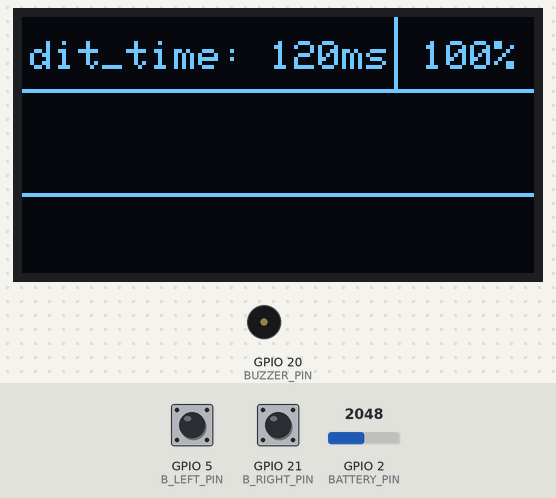
This program was run on a simulated Seeed XIAO ESP32-C3. Shown: 128×64 one-colour display, buzzer (waves = sounding). Inputs (shaded band) come from the test bench; at power-on: GPIO 5 (B_LEFT_PIN) LOW, GPIO 21 (B_RIGHT_PIN) LOW, GPIO 2 (BATTERY_PIN) = 2048.

Above: at 1.3 s.
1.4 s: GPIO 5 (B_LEFT_PIN) pulled HIGH for 0.15 s
At 3.2 s:
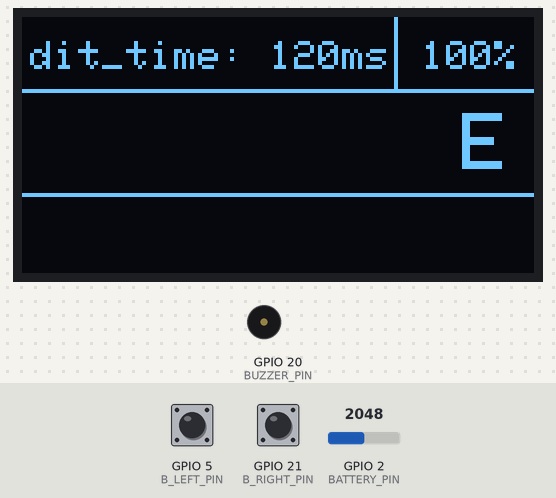
3.5 s: GPIO 21 (B_RIGHT_PIN) pulled HIGH for 1 s
At 5.2 s:
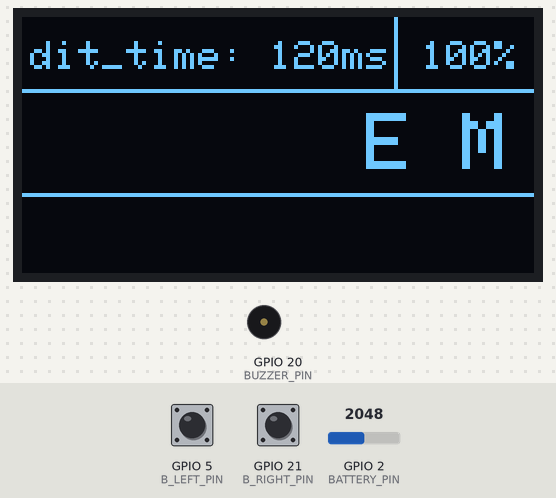
6.4 s: GPIO 5 (B_LEFT_PIN) pulled HIGH for 1 s
At 8.4 s:
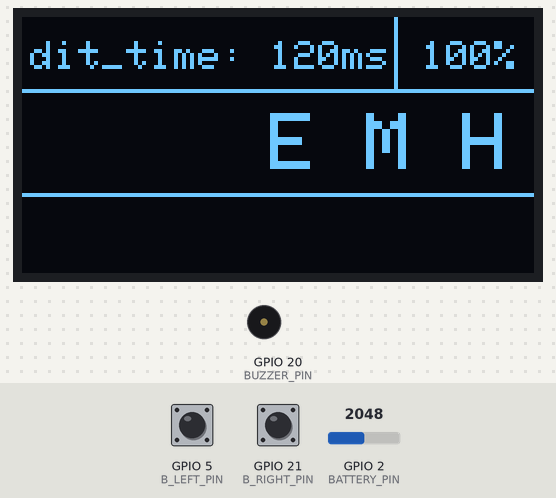
9.4 s: GPIO 5 (B_LEFT_PIN) pulled HIGH for 0.15 s
At 11.2 s:
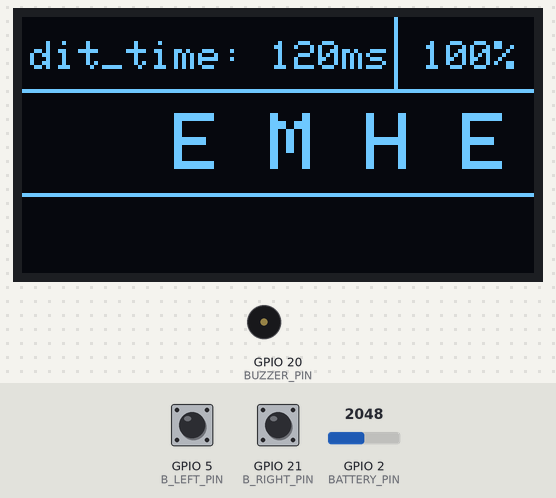
11.5 s: GPIO 5 (B_LEFT_PIN) pulled HIGH for 3.2 s
At 16.0 s:
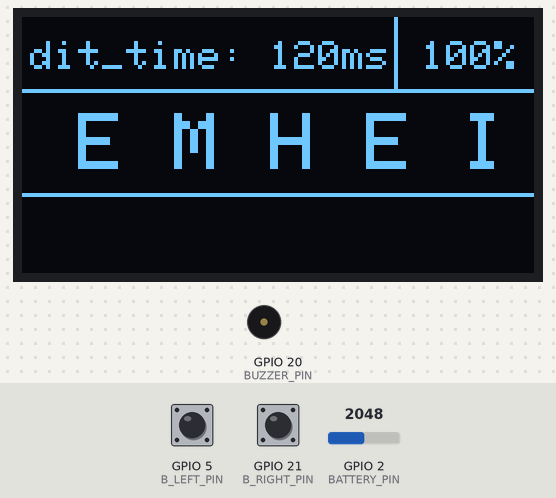
16.2 s: GPIO 21 (B_RIGHT_PIN) pulled HIGH for 0.15 s
At 18.1 s:
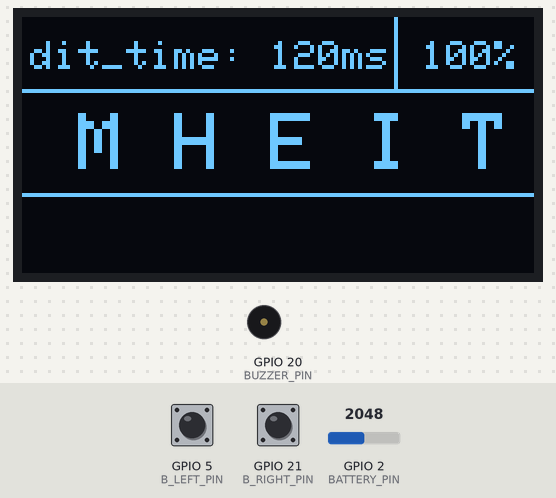
Timing chart, 0 to 19.0 s (numbered marks = the images above; inputs shaded):
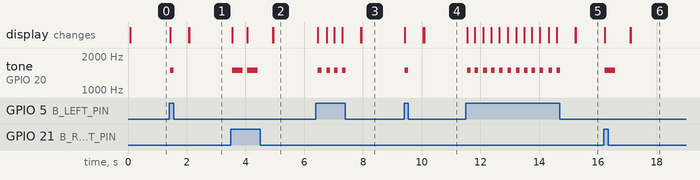

The program:

main.cpp
```cpp
#include <Arduino.h>

#include <Adafruit_SSD1306.h>
#define SCREEN_WIDTH 128
#define SCREEN_HEIGHT 64
Adafruit_SSD1306 display(SCREEN_WIDTH, SCREEN_HEIGHT, &Wire, -1); // scl - 7, sda - 6 piny i2c

#define BATTERY_PIN 2 // Pin bateri
uint32_t battery = 0; // Poziom baterii
uint32_t batteryLevel = 100; // Poziom baterii (0-100%)

#define BUZZER_PIN 20 // GPIO2 (D0)
#define BUZZER_CH 0 // Kanał LEDC (0-7)
uint8_t volume = 20; // 50% wypełnienia, 50% głośności
uint32_t freq = 1500; // Standardowa nuta A4

#define B_LEFT_PIN 5 // Pin lewego przycisku
#define B_RIGHT_PIN 21 // Pin prawego przycisku
bool left = 0;
bool right = 0;

uint8_t n = 5; // Długość kodu Morse'a
uint8_t m = 36; // Ilość znaków do dekodowania
uint8_t n_c = 0; //Położenie znacznika
uint8_t n_d = 0; // Położenie dekodera
uint8_t letterPlacment = 9; // Położenie litery na ekranie

uint32_t code [5] = {0, 0, 0, 0, 0};
char decode [36] = {'A', 'B', 'C', 'D', 'E', 'F', 'G', 'H', 'I', 'J', 'K', 'L', 'M', 'N', 'O', 'P', 'Q', 'R', 'S', 'T', 'U', 'V', 'W', 'X', 'Y', 'Z', '0', '1', '2', '3', '4', '5', '6', '7', '8', '9'};
uint32_t key [36] [5] = { // 1 -> dit, 2 -> dah, 0 -> przerwa
  {1, 2, 0, 0, 0}, // A
  {2, 1, 1, 1, 0}, // B
  {2, 1, 2, 1, 0}, // C
  {2, 1, 1, 0, 0}, // D
  {1, 0, 0, 0, 0}, // E
  {1, 1, 2, 1, 0}, // F
  {2, 2, 1, 0, 0}, // G
  {1, 1, 1, 1, 0}, // H
  {1, 1, 0, 0, 0}, // I
  {1, 2, 2, 2, 0}, // J
  {2, 1, 2, 0, 0}, // K
  {1, 2, 1, 1, 0}, // L
  {2, 2, 0, 0, 0}, // M
  {2, 1, 0, 0, 0}, // N
  {2, 2, 2, 0, 0}, // O
  {1, 2, 2, 1, 0}, // P
  {2, 2, 1, 2, 0}, // Q
  {1, 2, 1, 0, 0}, // R
  {1, 1, 1, 0, 0}, // S
  {2, 0, 0, 0, 0}, // T
  {1, 1, 2, 0, 0}, // U
  {1, 1, 1, 2, 0}, // V
  {1, 2, 2, 0, 0}, // W
  {2, 1, 1, 2, 0}, // X
  {2, 1, 2, 2, 0}, // Y
  {2, 2, 1, 1, 0}, // Z
  {2, 2, 2, 2, 2}, // 0
  {1, 2, 2, 2, 2}, // 1
  {1, 1, 2, 2, 2}, // 2
  {1, 1, 1, 2, 2}, // 3
  {1, 1, 1, 1, 2}, // 4
  {1, 1, 1, 1, 1}, // 5
  {2, 1, 1, 1, 1}, // 6
  {2, 2, 1, 1, 1}, // 7
  {2, 2, 2, 1, 1}, // 8
  {2, 2, 2, 2, 1}, // 9
};
char messenge [10];

uint32_t dit_time = 120; // Czas trwanie podstawowej jednostki w ms (80 ms)
uint32_t dah_time = dit_time * 3; // Czas trwania kreski
uint32_t inLetter = dit_time;
uint32_t nextLetter = dit_time * 3;
uint32_t nextWord = dit_time * 7;

uint32_t t = 0; // Pomoc w czasie
uint32_t b = 0; // Pomoc w czasie
bool space = 1; // Pomoc w rozdzielaniu słów

void checkBatteryLevel() {
  battery = analogRead(BATTERY_PIN);
  batteryLevel = map(battery, 2300, 2835, 0, 100);
  if (batteryLevel > 100) {
    batteryLevel = 100;
  }
  display.fillRect(95, 0, 35, 18, SSD1306_BLACK);
  display.setTextSize(1);
  display.setCursor(100, 6);
  display.print(batteryLevel);
  display.print("%");
  display.setTextSize(2);
  display.setCursor(2, 48);
  display.display();
}
void checkButtons(){
  if (digitalRead(B_LEFT_PIN) == HIGH) {
    left = 1;
  }
  if (digitalRead(B_RIGHT_PIN) == HIGH) {
    right = 1;
  }
}

void playTone(uint32_t freq, uint32_t duration_ms) {
  if (freq == 0) {
    ledcWrite(BUZZER_CH, 0); // Cisza
  } else {
    ledcWriteTone(BUZZER_CH, freq);
    ledcWrite(BUZZER_CH, volume); // 50% duty cycle = najgłośniej
  }
  delay(duration_ms);
}
void silence (uint32_t duration_ms) {
  ledcWrite(BUZZER_CH, 0);
  delay(duration_ms);
}

void screenMain() {
  display.clearDisplay();
  display.setTextSize(1);
  display.setTextColor(SSD1306_WHITE);
  display.setCursor(0,0);

  display.drawLine(93, 0, 93, 18, SSD1306_WHITE);
  display.drawLine(0, 18, 128, 18, SSD1306_WHITE);
  display.drawLine(0, 44, 128, 44, SSD1306_WHITE);

  display.setCursor(2, 6);
  display.print("dit_time: ");
  display.print(dit_time);
  display.print("ms");

  display.setCursor(100, 6);
  display.print(batteryLevel);
  display.print("%");

  display.setTextSize(2);
  display.setCursor(2, 24);
  display.print("");

  display.setCursor(2, 48); // Kod Morse'a
  display.print("");


  display.display();
}
void codeWriting() {
  if (n_c >= n) {
    n_c = 0;
    display.fillRect(0, 48, 128, 16, SSD1306_BLACK);
    display.setCursor(2, 48);
    display.display();
    for (uint8_t i = 0; i < n; i++) {
      code[i] = 0;
    }
  }
  if (left == 1) {
    display.setCursor(2 + n_c * 12, 48);
    display.print(".");
    display.display();
    code[n_c] = 1;
    n_c = n_c + 1;
  }
  if (right == 1) {
    display.setCursor(2 + n_c * 12, 48);
    display.print("-");
    display.display();
    code[n_c] = 2;
    n_c = n_c + 1;
  }
}
void decodeWriting() {
  for (uint8_t i = 0; i < m; i++) {
    bool match = true;
    for (uint8_t j = 0; j < n; j++) {
      if (code[j] != key[i][j]) {
        match = false;
        break;
      }
    }
    if (match) {
      for (uint8_t k = 0; k < 10; k++) {
        messenge[k - 1] = messenge[k];
      }
      messenge[9] = decode[i];
      display.fillRect(0, 24, 128, 18, SSD1306_BLACK);
      for (uint8_t k = 0; k < 10; k++) {
        display.setCursor(2 + k * 12, 24);
        display.print(messenge[k]);
      }
      break;
    }
  }
  display.display();
  display.setCursor(2, 48);
}


void setup() {
  display.begin(SSD1306_SWITCHCAPVCC, 0x3C);
  display.clearDisplay();
  display.display();
  screenMain();

  ledcSetup(BUZZER_CH, 2000, 8); // Kanał, max częstotliwość, rozdzielczość (8 bitów)
  ledcAttachPin(BUZZER_PIN, BUZZER_CH);
  ledcWrite(BUZZER_CH, 0);

  pinMode(B_LEFT_PIN, INPUT_PULLDOWN);
  pinMode(B_RIGHT_PIN, INPUT_PULLDOWN);

  checkBatteryLevel();
}

void loop() {
  while(1){
    if (millis() - b > 1000) {
      checkBatteryLevel();
      b = millis();
    }
    checkButtons();

    if (left == 1 || right == 1) {
      if (left == 1) {
        codeWriting();
        playTone(freq, dit_time);
        silence(dit_time);
        left = 0;
      }
      if (right == 1) {
        codeWriting();
        playTone(freq, dah_time);
        silence(dit_time);
        right = 0;
      }
      t = millis();
      space = 0;
    }
    if (millis() - t > nextLetter) {
      decodeWriting();
      n_c = n;
      codeWriting();
    }
    if (millis() - t > nextWord && space == 0) {
      t = millis();
      for (uint8_t k = 0; k < 10; k++) {
        messenge[k - 1] = messenge[k];
      }
      messenge[9] = ' ';
      space = 1;
    }
  }
}
```

Measured:
- after the input at 1.4 s, tone on GPIO 20 (BUZZER_PIN): silent → 1500 Hz at once, → silent 0.12 s later; the display: first differs from a run without the input at once (image 1 shows a later state)
- after the input at 3.5 s, tone on GPIO 20 (BUZZER_PIN): alternates 1500 Hz for 0.36 s and silent for 0.15 s, 4 changes in all, then stays silent, starting after 0.06 s; the display: first changes after 0.06 s (image 2 shows a later state)
- after the input at 6.4 s, tone on GPIO 20 (BUZZER_PIN): alternates 1500 Hz for 0.12 s and silent for 0.15 s, 8 changes in all, then stays silent, starting after 0.07 s; the display: first changes after 0.07 s (image 3 shows a later state)
- after the input at 9.4 s, tone on GPIO 20 (BUZZER_PIN): silent → 1500 Hz at once, → silent 0.12 s later; the display: first changes at once (image 4 shows a later state)
- after the input at 11.5 s, tone on GPIO 20 (BUZZER_PIN): alternates 1500 Hz for 0.12 s and silent for 0.15 s, 24 changes in all, then stays silent, starting after 0.05 s; the display: first changes after 0.05 s (image 5 shows a later state)
- after the input at 16.2 s, tone on GPIO 20 (BUZZER_PIN): silent → 1500 Hz at once, → silent 0.36 s later; the display: first changes at once (image 6 shows a later state)
